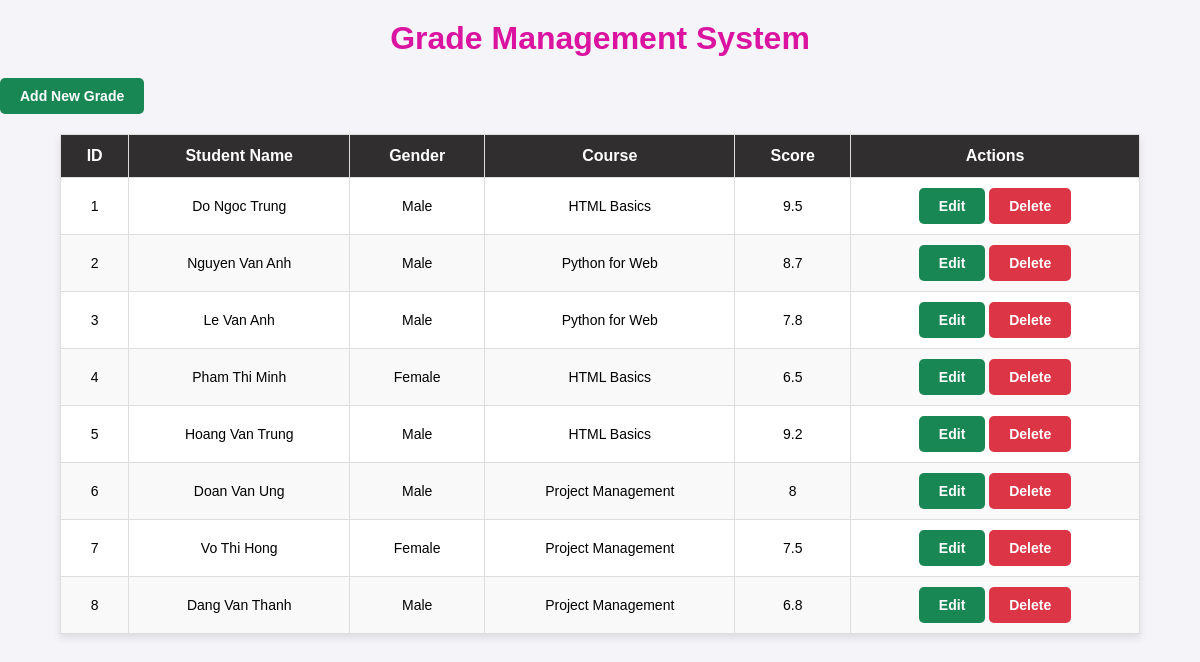
Screenshot of /manageGrades.php with the database file from the repository.
### tables this page shows
CREATE TABLE Grades (
    id INT AUTO_INCREMENT PRIMARY KEY,
    user_id INT NOT NULL,
    username VARCHAR(255) NOT NULL,
    gender ENUM('Male', 'Female') NOT NULL,
    course_id INT NOT NULL,
    Courses VARCHAR(255) NOT NULL,
    score FLOAT NOT NULL,
    FOREIGN KEY (user_id) REFERENCES users(id) ON DELETE CASCADE,
    FOREIGN KEY (course_id) REFERENCES courses(id) ON DELETE CASCADE
);

### manageGrades.php (the view, shortened to what this page needs)
<!DOCTYPE html>
<html lang="en">
<head>
    <link rel="stylesheet" href="manageGrades.css">
</head>
<body>
    <h1>Grade Management System</h1>
    <a href="Add_grade.php" class="btn">Add New Grade</a>
    <table>
        <thead>
            <tr>
                <th>ID</th>
                <th>Student Name</th>
                <th>Gender</th>
                <th>Course</th>
                <th>Score</th>
                <th>Actions</th>
            </tr>
        </thead>
        <tbody>
            <?php
            include 'db.php';
            $result = $conn->query("SELECT * FROM Grades ORDER BY id ASC");
            while ($row = $result->fetch_assoc()) {
                echo "<tr>
                        <td>{$row['id']}</td>
                        <td>{$row['username']}</td>
                        <td>{$row['gender']}</td>
                        <td>{$row['Courses']}</td>
                        <td>{$row['score']}</td>
                        <td>
                            <a href='Edit_grade.php?id={$row['id']}' class='btn'>Edit</a>
                            <a href='Delete_grade.php?id={$row['id']}' class='btn delete'>Delete</a>
                        </td>
                    </tr>";
            }
            ?>
        </tbody>
    </table>
</body>
</html>

### manageGrades.css (style rules this page uses)
body { font-family: Arial, sans-serif; margin: 0; padding: 0; background: #f4f4f9; }
h1 { text-align: center; color:#db13a1 ; margin-top: 20px; }
a.btn, button { display: inline-block; padding: 10px 20px; color: white; text-decoration: none; border-radius: 5px; font-size: 14px; font-weight: bold; border: none; cursor: pointer; }
a.btn.delete { background: #dc3545; }
table { width: 90%; margin: 20px auto; border-collapse: collapse; box-shadow: 0 4px 8px rgba(0, 0, 0, 0.1); background: white; }
thead th { background: #0a0a0a; color: white; padding: 12px; text-align: center; border: 1px solid #ddd; font-size: 16px; }
tbody td { padding: 10px; text-align: center; border: 1px solid #ddd; font-size: 14px; }
tbody tr:nth-child(even) { background: #f9f9f9; }

### manageGrades.php (style rules this page uses)
body { background-image: url(https://cloud-web-cms-beta.s3.cloud.cmctelecom.vn/1_chung_chi_cong_nghe_thong_tin_55144b2891.png); background-size: cover; background-position: center; background-attachment: fixed; }
thead th { background: #302e2e; }
a.btn, button { background: #198754; }

### rows the page displays
grades: id "1", username "Do Ngoc Trung", gender "Male", Courses "HTML Basics", score "9.5"
grades: id "2", username "Nguyen Van Anh", gender "Male", Courses "Python for Web", score "8.7"
grades: id "3", username "Le Van Anh", gender "Male", Courses "Python for Web", score "7.8"
grades: id "4", username "Pham Thi Minh", gender "Female", Courses "HTML Basics", score "6.5"
grades: id "5", username "Hoang Van Trung", gender "Male", Courses "HTML Basics", score "9.2"
grades: id "6", username "Doan Van Ung", gender "Male", Courses "Project Management", score "8"
grades: id "7", username "Vo Thi Hong", gender "Female", Courses "Project Management", score "7.5"
grades: id "8", username "Dang Van Thanh", gender "Male", Courses "Project Management", score "6.8"
